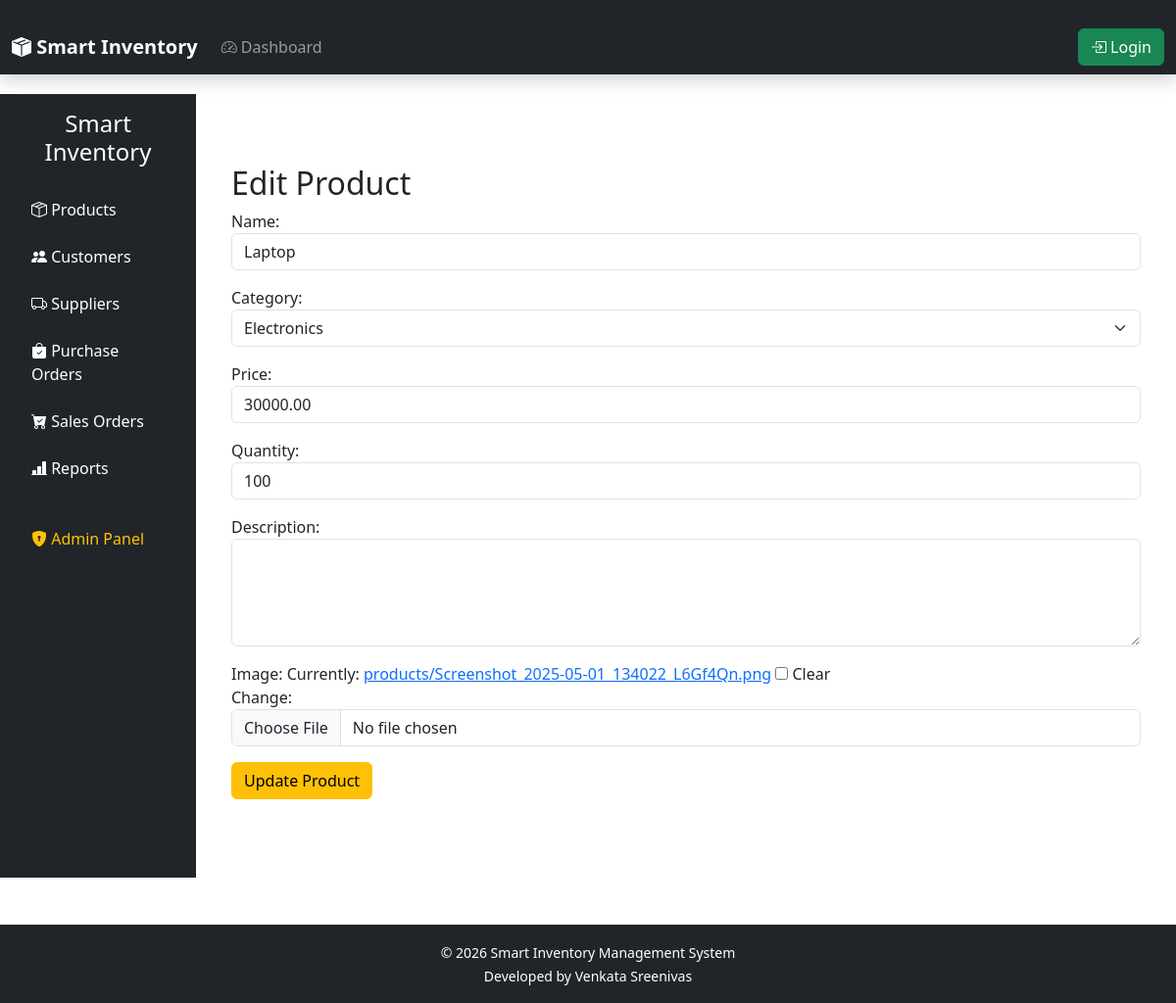
Page /inventory/edit/1/ on the earlier database version.
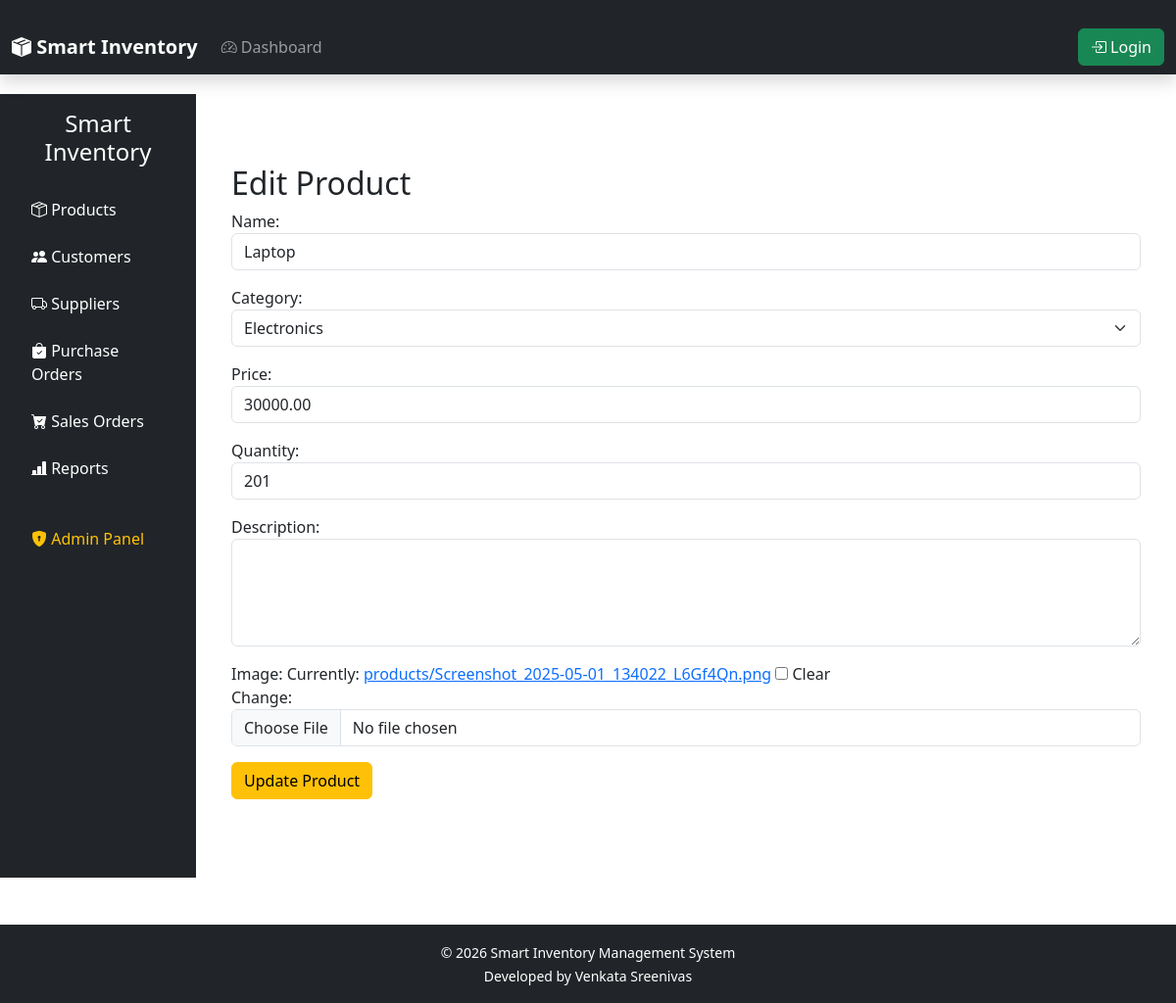
Same page on the later database version.
### inventory/models.py (models this page shows, shortened)
class Product(models.Model):
    name = models.CharField(max_length=200)
    category = models.ForeignKey(
        Category,
        on_delete=models.CASCADE
    )
    price = models.DecimalField(
        max_digits=10,
        decimal_places=2
    )
    quantity = models.PositiveIntegerField()
    description = models.TextField(
        blank=True,
        null=True
    )
    image = models.ImageField(
        upload_to="products/",
        blank=True,
        null=True
    )
    created_at = models.DateTimeField(
        auto_now_add=True
    )
    updated_at = models.DateTimeField(
        auto_now=True
    )

class Category(models.Model):
    name = models.CharField(
        max_length=100,
        unique=True
    )
    def __str__(self):
        return self.name

### inventory/views.py (the view)
def edit_product(request, pk):
    product = Product.objects.get(id=pk)
    if request.method == "POST":
        form = ProductForm(
            request.POST,
            request.FILES,
            instance=product,
        )
        if form.is_valid():
            form.save()
            return redirect("product_list")
    else:
        form = ProductForm(instance=product)
    return render(
        request,
        "inventory/edit_product.html",
        {"form": form},
    )

### inventory/forms.py
class ProductForm(forms.ModelForm):
    class Meta:
        model = Product
        fields = [
            "name",
            "category",
            "price",
            "quantity",
            "description",
            "image",
        ]
        widgets = {
            "name": forms.TextInput(
                attrs={
                    "class": "form-control"
                }
            ),
            "category": forms.Select(
                attrs={
                    "class": "form-select"
                }
            ),
            "price": forms.NumberInput(
                attrs={
                    "class": "form-control"
                }
            ),
            "quantity": forms.NumberInput(
                attrs={
                    "class": "form-control"
                }
            ),
            "description": forms.Textarea(
                attrs={
                    "class": "form-control",
                    "rows": 4
                }
            ),
            "image": forms.ClearableFileInput(
                attrs={
                    "class": "form-control"
                }
            ),
        }

### templates/inventory/edit_product.html (shortened to what this page needs)
{% extends 'base.html' %}
{% block content %}
<div class="container mt-5">
    <h2>Edit Product</h2>
    <form method="POST"
          enctype="multipart/form-data">
        {{ form.as_p }}
        <button class="btn btn-warning">
            Update Product
        </button>
    </form>
</div>
{% endblock %}

Differences in the rows shown:
changed Product "Electronics": quantity "100" → "201"
